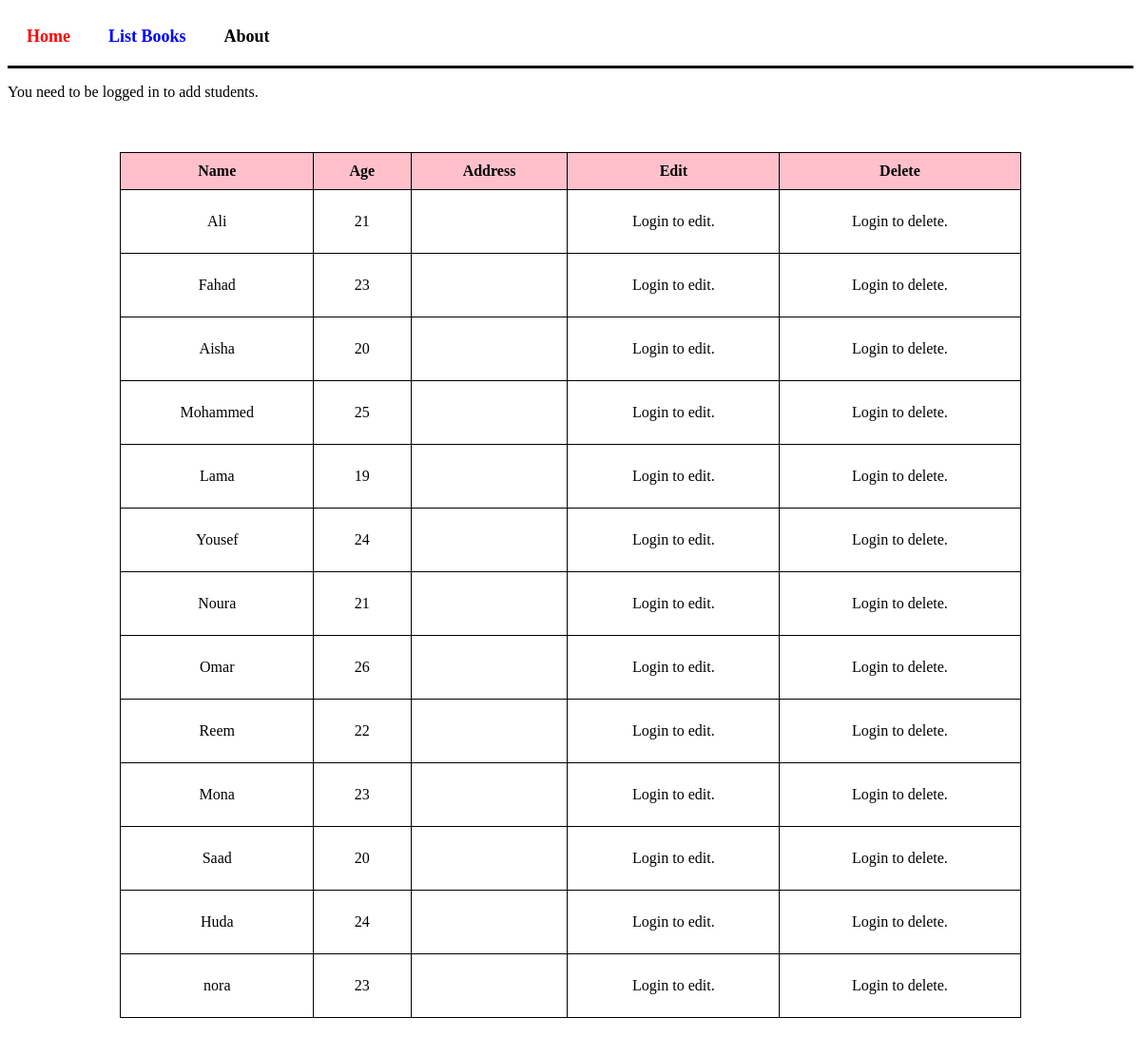
Screenshot of /books/students/list2/ with the database file from the repository.
### apps/bookmodule/models.py (models this page shows, shortened)
class Student22(models.Model):
    name = models.CharField(max_length = 50)
    age = models.IntegerField()
    address = models.ManyToManyField(Address22)

### apps/bookmodule/views.py (the view)
# urls.py: path('students/list2/', views.list_students2, name="list_students2"),
def list_students2(request):
    students = Student22.objects.all()
    return render(request, 'bookmodule/list_students2.html', {'students':students})

### apps/template/bookmodule/list_students2.html (shortened to what this page needs)
{% extends "layouts/base.html" %}
{% load static %}
{% block content %}
{% if user.is_authenticated %}
    <a href="{% url 'add_student2' %}">Add New Book</a>
{% else %}
    <p>You need to be logged in to add students.</p>
{% endif %}
<br/>
<table>
    <tr>
        <th>Name</th>
        <th>Age</th>
        <th>Address</th>
        <th>Edit</th>
        <th>Delete</th>
    </tr>
    {% for student in students %}
    <tr>
        <td>{{ student.name }}</td>
        <td>{{ student.age }}</td>
        <td>{{ student.address.city }}</td>
        <td>
            {% if user.is_authenticated %}
                <a href="{% url 'edit_student2' student.id %}">Edit this student</a>
            {% else %}
                <p>Login to edit.</p>
            {% endif %}
        </td>
        <td>
            {% if user.is_authenticated %}
                <a href="{% url 'delete_student2' student.id %}">Delete this student</a>
            {% else %}
                <p>Login to delete.</p>
            {% endif %}
        </td>
    </tr>
    {% endfor %}
</table>
{% endblock content %}

### rows the page displays
Student22: name "Ali", age "21"
Student22: name "Fahad", age "23"
Student22: name "Aisha", age "20"
Student22: name "Mohammed", age "25"
Student22: name "Lama", age "19"
Student22: name "Yousef", age "24"
Student22: name "Noura", age "21"
Student22: name "Omar", age "26"
Student22: name "Reem", age "22"
Student22: name "Mona", age "23"
Student22: name "Saad", age "20"
Student22: name "Huda", age "24"
Student22: name "nora", age "23"
